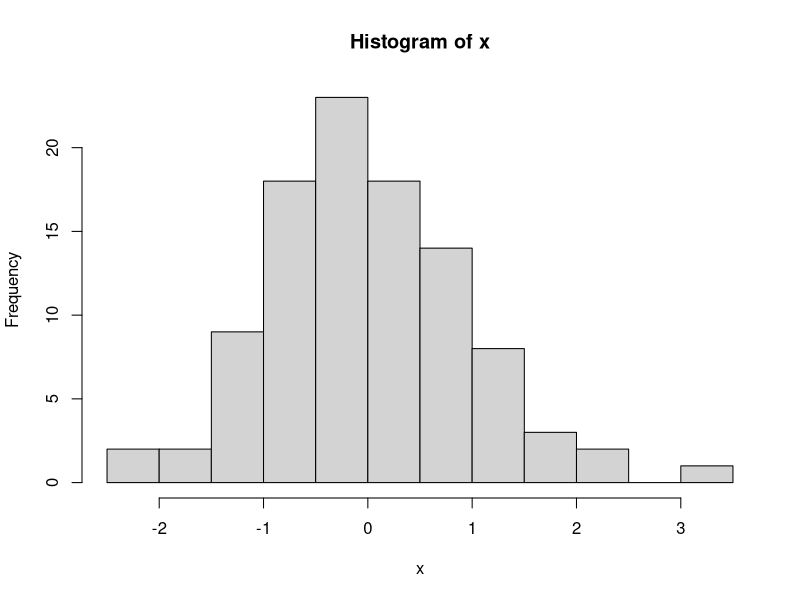

Write R code to recreate this figure.
## ---- chunk 1
knitr::opts_chunk$set(echo = TRUE)
## ---- chunk 2
x <- rnorm(100)
hist(x)
